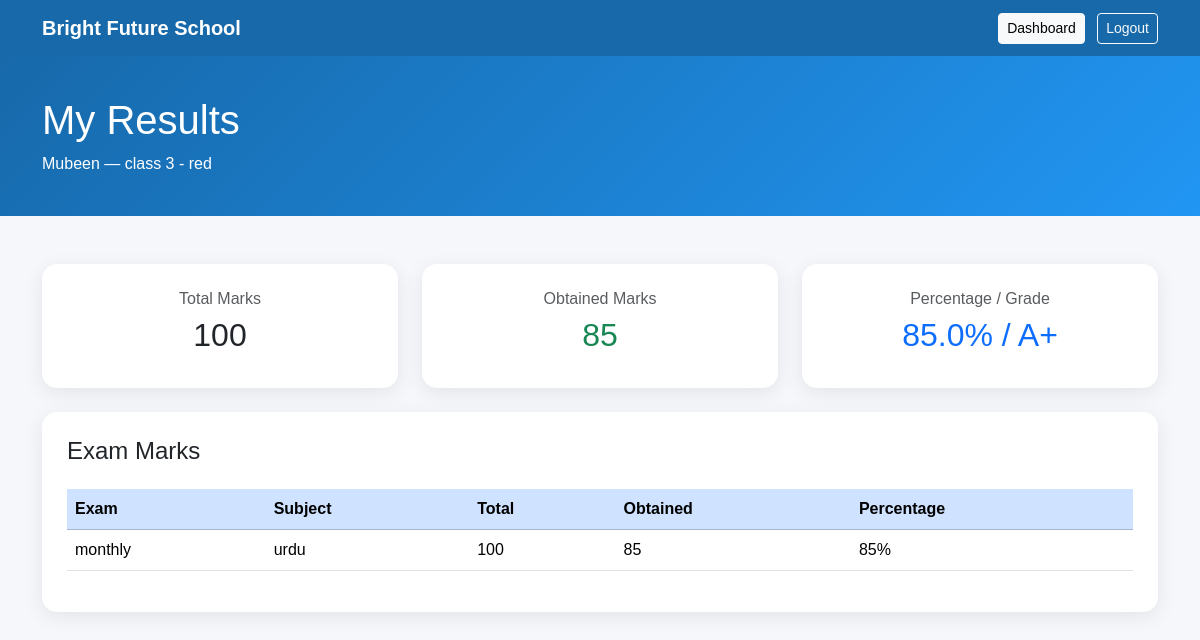
The app's page /student/results/ (signed in) with its own data.
### schoolapp/models.py (models this page shows, shortened)
class Student(models.Model):
    GENDER_CHOICES = [
        ('Male', 'Male'),
        ('Female', 'Female'),
    ]
    name = models.CharField(max_length=150)
    father_name = models.CharField(max_length=150)
    email = models.EmailField(blank=True)
    phone = models.CharField(max_length=20)
    date_of_birth = models.DateField()
    gender = models.CharField(
        max_length=10,
        choices=GENDER_CHOICES
    )
    school_class = models.ForeignKey(
        SchoolClass,
        on_delete=models.SET_NULL,
        null=True,
        blank=True,
        related_name='students'
    )
    address = models.TextField()
    photo = models.ImageField(
        upload_to='students/',
        blank=True,
        null=True
    )
    admission_date = models.DateField(
        auto_now_add=True
    )

class SchoolClass(models.Model):
    name = models.CharField(max_length=20)
    section = models.CharField(max_length=20)
    def __str__(self):
        return f"{self.name} - {self.section}"

class ExamMark(models.Model):
    exam = models.ForeignKey(
        Exam,
        on_delete=models.CASCADE,
        related_name='marks'
    )
    student = models.ForeignKey(
        Student,
        on_delete=models.CASCADE,
        related_name='exam_marks'
    )
    subject = models.ForeignKey(
        Subject,
        on_delete=models.CASCADE,
        related_name='exam_marks'
    )
    total_marks = models.PositiveIntegerField()
    obtained_marks = models.PositiveIntegerField()
    created_at = models.DateTimeField(auto_now_add=True)
    class Meta:
        ordering = ['student__name']
        constraints = [
            models.UniqueConstraint(
                fields=['exam', 'student', 'subject'],
                name='unique_exam_student_subject'
            )
        ]

class Exam(models.Model):
    name = models.CharField(max_length=150)
    school_class = models.ForeignKey(
        SchoolClass,
        on_delete=models.CASCADE,
        related_name='exams'
    )
    start_date = models.DateField()
    end_date = models.DateField()
    description = models.TextField(blank=True)
    created_at = models.DateTimeField(auto_now_add=True)

class Subject(models.Model):
    name = models.CharField(max_length=20)
    school_class = models.ForeignKey(
        SchoolClass,
        on_delete=models.CASCADE,
        related_name='subjects'
    )

### schoolapp/views.py (the view, shortened to what this page needs)
# urls.py: path('student/results/', views.student_results, name='student_results'),
def student_results(request):
    if not request.user.is_authenticated:
        return redirect('login')
    student = get_logged_in_student(request)
    marks = ExamMark.objects.select_related(
        'exam',
        'subject'
    ).filter(
        student=student
    ).order_by(
        '-exam__start_date',
        'subject__name'
    )
    total_marks = 0
    obtained_marks = 0
    for mark in marks:
        total_marks += mark.total_marks
        obtained_marks += mark.obtained_marks
    if total_marks > 0:
        percentage = round(
            (obtained_marks / total_marks) * 100,
            2
        )
    else:
        percentage = 0
    if percentage >= 80:
        grade = 'A+'
    elif percentage >= 70:
        grade = 'A'
    elif percentage >= 60:
        grade = 'B'
    elif percentage >= 50:
        grade = 'C'
    elif percentage >= 40:
        grade = 'D'
    else:
        grade = 'F'
    return render(
        request,
        'schoolapp/student_results.html',
        {
            'student': student,
            'marks': marks,
            'total_marks': total_marks,
            'obtained_marks': obtained_marks,
            'percentage': percentage,
            'grade': grade,
        }
    )

### schoolapp/views.py (called while the page is built)
def get_logged_in_student(request):
    if not request.user.is_authenticated:
        return None
    if not hasattr(request.user, 'profile'):
        return None
    if request.user.profile.role != 'Student':
        return None
    return Student.objects.select_related(
        'school_class'
    ).filter(
        email=request.user.email
    ).first()

### templates/schoolapp/student_results.html (shortened to what this page needs)
<!DOCTYPE html>
<html lang="en">
<head>
    <link
        href="https://cdn.jsdelivr.net/npm/bootstrap@5.3.3/dist/css/bootstrap.min.css"
        rel="stylesheet"
    >
</head>
<body>
<nav class="navbar navbar-dark">
    <div class="container">
        <a
            class="navbar-brand fw-bold"
            href="{% url 'student_dashboard' %}"
        >
            Bright Future School
        </a>
        <div>
            <a
                href="{% url 'student_dashboard' %}"
                class="btn btn-light btn-sm me-2"
            >
                Dashboard
            </a>
            <a
                href="{% url 'logout' %}"
                class="btn btn-outline-light btn-sm"
            >
                Logout
            </a>
        </div>
    </div>
</nav>
<section class="header">
    <div class="container">
        <h1>My Results</h1>
        <p class="mb-0">
            {{ student.name }} — {{ student.school_class }}
        </p>
    </div>
</section>
<div class="container py-5">
    <div class="row g-4 mb-4">
        <div class="col-md-4">
            <div class="card-box text-center">
                <h6 class="text-muted">
                    Total Marks
                </h6>
                <h2>
                    {{ total_marks }}
                </h2>
            </div>
        </div>
        <div class="col-md-4">
            <div class="card-box text-center">
                <h6 class="text-muted">
                    Obtained Marks
                </h6>
                <h2 class="text-success">
                    {{ obtained_marks }}
                </h2>
            </div>
        </div>
        <div class="col-md-4">
            <div class="card-box text-center">
                <h6 class="text-muted">
                    Percentage / Grade
                </h6>
                <h2 class="text-primary">
                    {{ percentage }}% / {{ grade }}
                </h2>
            </div>
        </div>
    </div>
    <div class="card-box">
        <h4 class="mb-4">
            Exam Marks
        </h4>
        {% if marks %}
        <div class="table-responsive">
            <table class="table table-hover">
                <thead class="table-primary">
                    <tr>
                        <th>Exam</th>
                        <th>Subject</th>
                        <th>Total</th>
                        <th>Obtained</th>
                        <th>Percentage</th>
                    </tr>
                </thead>
                <tbody>
                    {% for mark in marks %}
                    <tr>
                        <td>
                            {{ mark.exam.name }}
                        </td>
                        <td>
                            {{ mark.subject.name }}
                        </td>
                        <td>
                            {{ mark.total_marks }}
                        </td>
                        <td>
                            {{ mark.obtained_marks }}
                        </td>
                        <td>
                            {% widthratio mark.obtained_marks mark.total_marks 100 %}%
                        </td>
                    </tr>
                    {% endfor %}
                </tbody>
            </table>
        </div>
        {% else %}
        <div class="alert alert-info">
            No exam result is available yet.
        </div>
        {% endif %}
    </div>
</div>
</body>
</html>

### templates/schoolapp/student_results.html (style rules this page uses)
body { background: #f5f7fb; font-family: Arial, sans-serif; }
.navbar { background: #1769aa; }
.header { background: linear-gradient(135deg, #1769aa, #2196f3); color: white; padding: 40px 0; }
.card-box { background: white; border-radius: 15px; padding: 25px; box-shadow: 0 5px 20px rgba(0,0,0,.08); }

### records on screen
Student: name "Mubeen", school_class "class 3 - red"
ExamMark: exam.name "monthly", subject.name "urdu", total_marks "100", obtained_marks "85", obtained_marks+total_marks "85"

### other values on screen
{{ total_marks }} "100"
{{ obtained_marks }} "85"
{{ percentage }} "85.0"
{{ grade }} "A+"
